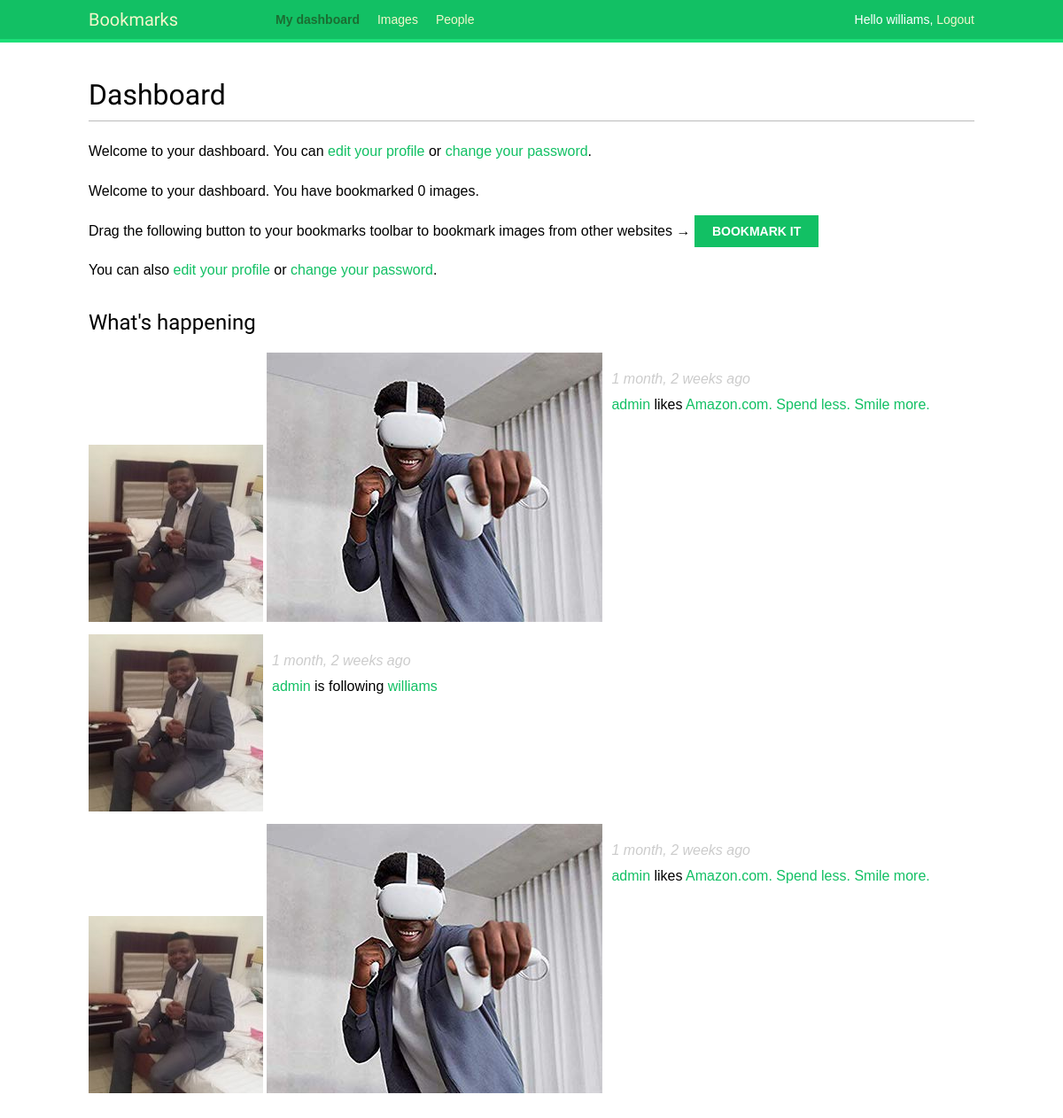
/account/ (signed in), run on the app's committed database.
### actions/models.py (models this page shows)
class Action(models.Model):
    user = models.ForeignKey('auth.User',
                             related_name='actions',
                             db_index=True,
                             on_delete=models.CASCADE)
    verb = models.CharField(max_length=255)
    target_ct = models.ForeignKey(ContentType,
                                  blank=True,
                                  null=True,
                                  related_name='target_obj',
                                  on_delete=models.CASCADE)
    target_id = models.PositiveIntegerField(null=True,
                                            blank=True,
                                            db_index=True)
    target = GenericForeignKey('target_ct', 'target_id')
    created = models.DateTimeField(auto_now_add=True,
                                   db_index=True)
    class Meta:
        ordering = ('-created',)

### images/models.py (models this page shows, shortened)
class Image(models.Model):
    user = models.ForeignKey(settings.AUTH_USER_MODEL,
                             related_name='images_created',
                             on_delete=models.CASCADE)
    title = models.CharField(max_length=200)
    slug = models.SlugField(max_length=200,
                            blank=True)
    url = models.URLField()
    image = models.ImageField(upload_to='images/%Y/%m/%d/')
    description = models.TextField(blank=True)
    created = models.DateField(auto_now_add=True,
                               db_index=True)
    users_like = models.ManyToManyField(settings.AUTH_USER_MODEL,
                                        related_name='images_liked',
                                        blank=True)
    total_likes = models.PositiveIntegerField(db_index=True,
                                              default=0)
    def get_absolute_url(self):
        return reverse('images:detail', args=[self.id, self.slug])
    def __str__(self):
        return self.title

### account/views.py (the view)
# urls.py: path('', views.dashboard, name='dashboard'),
@login_required
def dashboard(request):
    actions = Action.objects.exclude(user=request.user)
    following_ids = request.user.following.values_list('id',
                                                       flat=True)
    if following_ids:
        actions = actions.filter(user_id__in=following_ids)
    actions = actions.select_related(
        'user', 'user__profile').prefetch_related('target')[:10]
    return render(request,
                  'account/dashboard.html',
                  {'section': 'dashboard',
                   'actions': actions})

### account/templates/account/dashboard.html (shortened to what this page needs)
{% extends "base.html" %}
{% block content %}
    <h1>Dashboard</h1>
    <p>Welcome to your dashboard. You can <a href="{% url "edit" %}">edit your profile</a> or <a href="{% url "password_change" %}">change your password</a>.</p>
    {% with total_images_created=request.user.images_created.count %}
    <p>Welcome to your dashboard. You have bookmarked {{ total_images_created }} image{{ total_images_created|pluralize }}.</p>
    {% endwith %}
    <p>Drag the following button to your bookmarks toolbar to bookmark images from other websites → <a href="javascript:{% include "bookmarklet_launcher.js" %}" class="button">Bookmark it</a></p>
    <p>You can also <a href="{% url "edit" %}">edit your profile</a> or <a href="{% url "password_change" %}">change your password</a>.</p>
    <h2>What's happening</h2>
    <div id="action-list">
        {% for action in actions %}
            {% include "actions/action/detail.html" %}
        {% endfor %}
    </div>
{% endblock %}

### account/templates/base.html (shortened to what this page needs)
{% load static %}
<!DOCTYPE html>
<html>
<head>
  <link href="{% static "css/base.css" %}" rel="stylesheet">
</head>
<body>
  <div id="header">
    <span class="logo">Bookmarks</span>
    {% if request.user.is_authenticated %}
      <ul class="menu">
        <li {% if section == "dashboard" %}class="selected"{% endif %}>
          <a href="{% url "dashboard" %}">My dashboard</a>
        </li>
        <li {% if section == "images" %}class="selected"{% endif %}>
          <a href="{% url "images:list" %}">Images</a>
        </li>
        <li {% if section == "people" %}class="selected"{% endif %}>
          <a href="{% url "user_list" %}">People</a>
        </li>
      </ul>
    {% endif %}
    <span class="user">
      {% if request.user.is_authenticated %}
        Hello {{ request.user.first_name }},
        <a href="{% url "logout" %}">Logout</a>
      {% else %}
        <a href="{% url "login" %}">Log-in</a>
      {% endif %}
    </span>
  </div>
  <div id="content">
    {% block content %}
    {% endblock %}
  </div>
</body>
</html>

### actions/templates/actions/action/detail.html
{% load thumbnail %}
{% with user=action.user profile=action.user.profile %}
<div class="action">
  <div class="images">
    {% if profile.photo %}
      {% thumbnail user.profile.photo "80x80" crop="100%" as im %}
      <a href="{{ user.get_absolute_url }}">
        <img src="{{ im.url }}" alt="{{ user.get_full_name }}"
         class="item-img">
      </a>
    {% endif %}
    {% if action.target %}
      {% with target=action.target %}
        {% if target.image %}
          {% thumbnail target.image "80x80" crop="100%" as im %}
          <a href="{{ target.get_absolute_url }}">
            <img src="{{ im.url }}" class="item-img">
          </a>
        {% endif %}
      {% endwith %}
    {% endif %}
  </div>
  <div class="info">
    <p>
      <span class="date">{{ action.created|timesince }} ago</span>
      <br />
      <a href="{{ user.get_absolute_url }}">
        {{ user.first_name }}
      </a>
      {{ action.verb }}
      {% if action.target %}
        {% with target=action.target %}
          <a href="{{ target.get_absolute_url }}">{{ target }}</a>
        {% endwith %}
      {% endif %}
    </p>
  </div>
</div>
{% endwith %}

### account/static/css/base.css (style rules this page uses)
body { margin:0; padding:0; font-family:helvetica, sans-serif; }
p { line-height: 1.8; }
a { color:#12c064; text-decoration:none; }
h1, h2, h3, h4, h5 , h6 { font-family: 'Muli', sans-serif; font-weight:normal; }
h1 { border-bottom:1px solid #bbb; padding:0 0 10px 0; margin:10px 0 20px 0; }
h2 { margin:30px 0 20px; }
#header { padding:10px 100px; font-size:14px; background:#12c064; color:#fff; border-bottom:4px solid #1cdf78; overflow:auto; }
#header .logo { font-family: 'Muli', sans-serif; float:left; color:#f3f7cc; font-size:20px; margin-right:10%; }
#header ul.menu { list-style:none; float:left; margin:0; padding:0; }
#header ul.menu li { float:left; padding:4px 10px; }
#header ul.menu li.selected a, #header ul.menu li.selected a:hover { color:#1b6d32; font-weight:bold; }
#header a { color:#f3f7cc; }
#header .user { float:right; padding-top:4px; }
#content { padding:30px 100px; }
input[type=submit], a.button { font-weight:bold; background:#12c064; color:#fff; padding:10px 20px; font-size:14px; text-transform:uppercase; }
.action { clear:both; overflow:auto; }
.action .images { float:left; margin:0 10px 10px 0; }
.action .date { font-style:italic; color:#ccc; }

### data on the page
Action: created "1 month, 2 weeks", user.first_name "admin", verb "likes", target "Amazon.com. Spend less. Smile more."
Action: created "1 month, 2 weeks", user.first_name "admin", verb "is following", target "williams"
Action: created "1 month, 2 weeks", user.first_name "admin", verb "likes", target "Amazon.com. Spend less. Smile more."

### other printed values
{{ request.user.first_name }} "williams"
{{ total_images_created }} "0"
